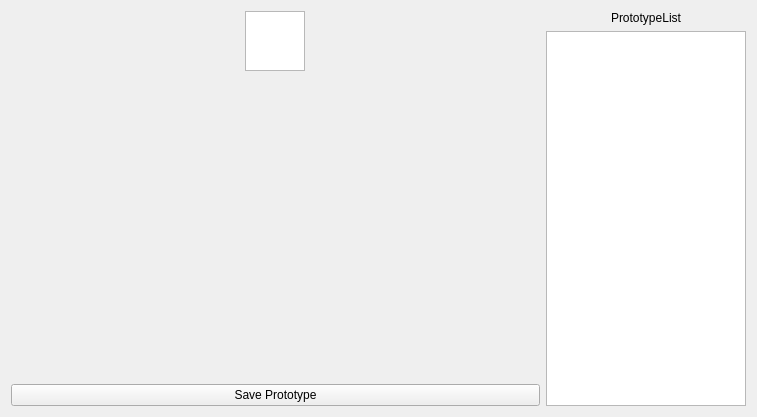
<?xml version="1.0" encoding="UTF-8"?>
<ui version="4.0">
 <class>PrototypeEditor</class>
 <widget class="QWidget" name="PrototypeEditor">
  <property name="geometry">
   <rect>
    <x>0</x>
    <y>0</y>
    <width>757</width>
    <height>417</height>
   </rect>
  </property>
  <property name="windowTitle">
   <string>Form</string>
  </property>
  <layout class="QHBoxLayout" name="horizontalLayout_4">
   <item>
    <layout class="QHBoxLayout" name="horizontalLayout_2">
     <item>
      <layout class="QVBoxLayout" name="verticalLayout">
       <item>
        <layout class="QVBoxLayout" name="verticalLayout_2">
         <item>
          <layout class="QHBoxLayout" name="horizontalLayout_3">
           <item>
            <widget class="QGraphicsView" name="graphicsViewPreview">
             <property name="sizePolicy">
              <sizepolicy hsizetype="Minimum" vsizetype="Minimum">
               <horstretch>0</horstretch>
               <verstretch>0</verstretch>
              </sizepolicy>
             </property>
             <property name="maximumSize">
              <size>
               <width>60</width>
               <height>60</height>
              </size>
             </property>
            </widget>
           </item>
          </layout>
         </item>
         <item>
          <widget class="cEntityProperty" name="treeViewPrototype" native="true">
           <property name="sizePolicy">
            <sizepolicy hsizetype="Preferred" vsizetype="Expanding">
             <horstretch>0</horstretch>
             <verstretch>0</verstretch>
            </sizepolicy>
           </property>
          </widget>
         </item>
        </layout>
       </item>
       <item>
        <widget class="QPushButton" name="buttonSavePrototype">
         <property name="text">
          <string>Save Prototype</string>
         </property>
        </widget>
       </item>
      </layout>
     </item>
     <item>
      <layout class="QVBoxLayout" name="verticalLayout_3">
       <item>
        <widget class="QLabel" name="label">
         <property name="sizePolicy">
          <sizepolicy hsizetype="Minimum" vsizetype="Minimum">
           <horstretch>0</horstretch>
           <verstretch>0</verstretch>
          </sizepolicy>
         </property>
         <property name="text">
          <string>PrototypeList</string>
         </property>
         <property name="alignment">
          <set>Qt::AlignCenter</set>
         </property>
        </widget>
       </item>
       <item>
        <widget class="QListView" name="listViewAllPrototypes">
         <property name="sizePolicy">
          <sizepolicy hsizetype="Minimum" vsizetype="Expanding">
           <horstretch>0</horstretch>
           <verstretch>0</verstretch>
          </sizepolicy>
         </property>
         <property name="maximumSize">
          <size>
           <width>200</width>
           <height>16777215</height>
          </size>
         </property>
        </widget>
       </item>
      </layout>
     </item>
    </layout>
   </item>
  </layout>
 </widget>
 <customwidgets>
  <customwidget>
   <class>cEntityProperty</class>
   <extends>QWidget</extends>
   <header>Editor.BoltQtWidgets.EntityProperty.h</header>
   <container>1</container>
   <slots>
    <signal>EntityNameEdited(QString)</signal>
    <slot>selectedEntityChanged(QModelIndex)</slot>
    <slot>selectedEntitiesChanged(::nECS::cEntity*)</slot>
   </slots>
  </customwidget>
 </customwidgets>
 <resources/>
 <connections>
  <connection>
   <sender>listViewAllPrototypes</sender>
   <signal>doubleClicked(QModelIndex)</signal>
   <receiver>PrototypeEditor</receiver>
   <slot>PrototypeEditionAsked(QModelIndex)</slot>
   <hints>
    <hint type="sourcelabel">
     <x>582</x>
     <y>327</y>
    </hint>
    <hint type="destinationlabel">
     <x>466</x>
     <y>24</y>
    </hint>
   </hints>
  </connection>
  <connection>
   <sender>buttonSavePrototype</sender>
   <signal>clicked()</signal>
   <receiver>PrototypeEditor</receiver>
   <slot>SavePrototype()</slot>
   <hints>
    <hint type="sourcelabel">
     <x>238</x>
     <y>391</y>
    </hint>
    <hint type="destinationlabel">
     <x>613</x>
     <y>4</y>
    </hint>
   </hints>
  </connection>
 </connections>
 <slots>
  <slot>PrototypeEditionAsked(QModelIndex)</slot>
  <slot>EntityNameEdited(QString)</slot>
  <slot>SavePrototype()</slot>
 </slots>
</ui>
